Frame 1 (no input): blank canvas, image omitted
Frame 60 (the mouse pressed at the canvas centre just before this capture): blank canvas, image omitted
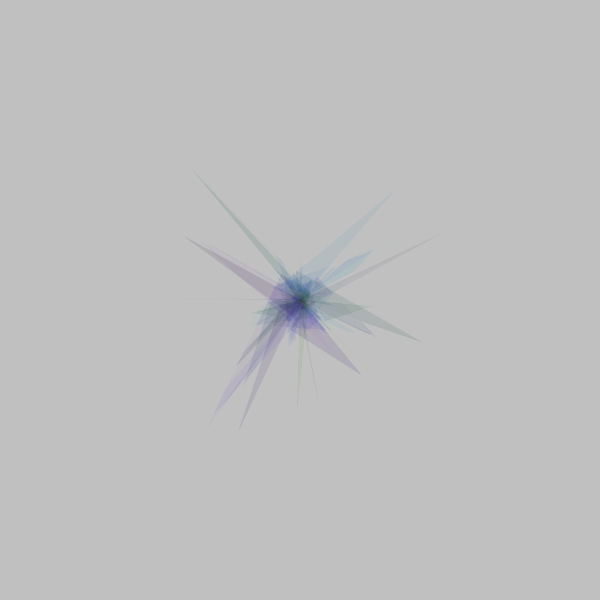
Frame 120 (the mouse held since frame 60 and released just before this capture)

The Processing sketch whose frames 1 and 60 were blank and that drew this single picture after the mouse press (run headless with seeded random() and noise(); from frame 60 on, the mouse is pressed at the canvas centre):

// Processing sketch: processing_26569
// ── processing_26569.pde

//3288112 - Kenny Wong
//
//Things you can do:
//left click to draw from centre, right click to draw where ever, up and down keys to adjust rate,
//spacebar to toggle transparency, 'q' to clear screen, '1' and '2' to change colours, Tab to auto draw 

float x,y,x2,y2,x3,y3;
int rate = 12;
int transp = 2;
int colour = 0;
int state = 0;
int auto = 0;

void setup ( ) {
  background(192);
  size (600,600);
  smooth();
}

void draw () {

  frameRate(rate);

  pushMatrix();
  translate(width/2,height/2); // move (0,0) point to centre

  if (mousePressed) {
    auto = 0;
    state = 1;
    if (mouseButton == RIGHT) {
      popMatrix();
      pushMatrix();
      translate(mouseX,mouseY); // move (0,0) point to mouse location
    }
  }

  //converting mouse values into corresponding values on a graph so anything to the left or below the (0,0) point results in negative values 
  if (mouseX > width/2) { 
    x = mouseX - width/2;
    if (x>width/2) { //contraining values to within the screen
      x = width/2;
    }
  }
  if (mouseX <= width/2) {
    x = (width/2 - mouseX)*-1;
    if (x< -width/2) {
      x = -width/2;
    }
  }
  if (mouseY > height/2) {
    y = (mouseY - height/2);
    if (y >height/2) {
      y = height/2;
    }
  }
  if (mouseY <= height/2) {
    y = (height/2 - mouseY)*-1;
    if (y < -height/2) {
      y = -height/2;
    }
  }

  //if the mouse is closer to the (0,0) point, the range of random points is constricted
  if (x > -width/4 && x< width/4) {
    x2 = random (-width/4,width/4);
  } 
  else {
    x2 = random (-width/2,width/2);
  }
  if (y > -height/4 && y< height/4) {
    y2 = random (-height/4,height/4);
  } 
  else {
    y2 = random (-height/2,height/2);
  }

  if (colour == 0) { //keeps toggled colour after you clear the screen with 'q' button
    fill ( random (40),random (95),random (200),30);
  }
  if (colour == 1) {
    fill ( random (120,210),random (100),random (40),30);
  }

  // quad(0,0, random(x-10,x+10), random(y-10,y+10), random(x-30, x+30),random(y-30,y+30), random(x-20, x+20),random(y-20,y+20));

  //toggle between colour modes
  if (key == '2') {
    fill ( random (120,210),random (100),random (40),30);
    colour = 1;
  }
  if (key == '1') {
    fill ( random (40),random (95),random (200),30);
    colour = 0;
  }

  if (state == 1 && auto ==0) {
    stroke (10,5);
    quad(0,0, random(x-10,x+10), random(y-10,y+10), random(x-30, x+30),random(y-30,y+30), x2, y2);
    //trail
    fill(255,transp);
    noStroke();
    rect(-width/2,-height/2,width,height);
  }
  if (state == 0 && auto ==2) {
    x3 = random(-width/2,width/2);
    y3 = random(-height/2,height/2);
    quad(0,0, random(x3-10,x3+10), random(y3-10,y3+10), random(x3-30, x3+30),random(y3-30,y3+30), random(x3-20, x3+20),random(y3-20,y3+20));
    //trail
    fill(255,transp);
    noStroke();
    rect(-width/2,-height/2,width,height);
  }
  popMatrix();
  if (state == 0 && auto == 1) {
    stroke (10,5);
    quad(width/2,height/2, random(width), random(height), random(width),random(height),random (width), random (height));
    //trail
    fill(255,transp);
    noStroke();
    rect(0,0,width,height);
  }
}


//press q to reset
//spacebar button to toggle trail
//adjusts rate of drawing with up and down
//had to be keyReleased and not keyPressed because holding the key caused values to change too fast

void mouseReleased() {
  if (state == 1) {
    state = 0;
  }
}

void keyReleased() {
  if(key == 'q' ||key== 'Q') {
    background(192);
  }
  if (keyCode == TAB) {
    background(192);
    if (auto==0) {
      auto = 1;
      transp = 2;
    }
    else if (auto == 1) {
      auto =2;
      transp = 0;
    }
    else if(auto == 2) {
      auto =0;
    }
  }

  if (key == ' ') {
    if (transp == 2) {
      transp = 0;
    }
    else {
      transp =2;
    }
  }
  if (keyCode == UP) {
    rate = rate + 8;  
    if (rate >50) {
      rate = 50;
    }
  }
  else if (keyCode == DOWN) {
    rate = rate - 8;
    if (rate<4) {
      rate = 4;
    }
  }
}
